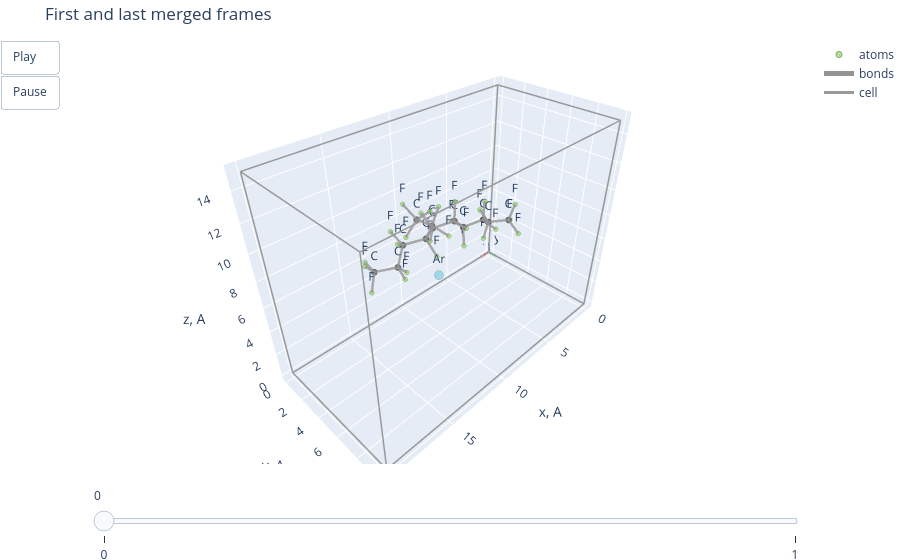

The notebook cell saved with this chart:
### Code cell
try:
    fig = scene_animation(scene, title="First and last merged frames")
    fig.show()
except RuntimeError as error:
    print(error)
    print("Install with: pip install -e .[jupyter]")

### Figure 1 — Plotly figure (JSON) as saved in the notebook; plotly's stock layout.template omitted (floating-point values rounded to 4 significant figures)
{"data": [{"marker": {"color": ["rgba(140,216,89,1.0)", "rgba(140,216,89,1.0)", "rgba(140,216,89,1.0)", "rgba(140,216,89,1.0)", "rgba(140,216,89,1.0)", "rgba(140,216,89,1.0)", "rgba(140,216,89,1.0)", "rgba(140,216,89,1.0)", "rgba(140,216,89,1.0)", "rgba(140,216,89,1.0)", "rgba(140,216,89,1.0)", "rgba(140,216,89,1.0)", "rgba(140,216,89,1.0)", "rgba(140,216,89,1.0)", "rgba(140,216,89,1.0)", "rgba(140,216,89,1.0)", "rgba(140,216,89,1.0)", "rgba(140,216,89,1.0)", "rgba(140,216,89,1.0)", "rgba(140,216,89,1.0)", "rgba(140,216,89,1.0)", "rgba(140,216,89,1.0)", "rgba(140,216,89,1.0)", "rgba(140,216,89,1.0)", "rgba(140,216,89,1.0)", "rgba(140,216,89,1.0)", "rgba(51,51,51,1.0)", "rgba(51,51,51,1.0)", "rgba(51,51,51,1.0)", "rgba(51,51,51,1.0)", "rgba(51,51,51,1.0)", "rgba(51,51,51,1.0)", "rgba(51,51,51,1.0)", "rgba(51,51,51,1.0)", "rgba(51,51,51,1.0)", "rgba(51,51,51,1.0)", "rgba(51,51,51,1.0)", "rgba(51,51,51,1.0)", "rgba(127,204,229,1.0)"], "line": {"color": "rgba(40,40,40,0.55)", "width": 1}, "size": [5.586, 5.586, 5.586, 5.586, 5.586, 5.586, 5.586, 5.586, 5.586, 5.586, 5.586, 5.586, 5.586, 5.586, 5.586, 5.586, 5.586, 5.586, 5.586, 5.586, 5.586, 5.586, 5.586, 5.586, 5.586, 5.586, 7.448, 7.448, 7.448, 7.448, 7.448, 7.448, 7.448, 7.448, 7.448, 7.448, 7.448, 7.448, 10.39]}, "mode": "markers+text", "name": "atoms", "text": ["F", "F", "F", "F", "F", "F", "F", "F", "F", "F", "F", "F", "F", "F", "F", "F", "F", "F", "F", "F", "F", "F", "F", "F", "F", "F", "C", "C", "C", "C", "C", "C", "C", "C", "C", "C", "C", "C", "Ar"], "textposition": "top center", "type": "scatter3d", "x": [2.664, 1.437, 2.026, 4.13, 3.323, 4.512, 5.04, 6.703, 6.061, 6.911, 7.609, 8.699, 8.827, 10.95, 11.97, 12.75, 11.96, 14.48, 14.59, 13.63, 10.06, 9.236, 12.67, 11.61, 11.29, 10.09, 10.26, 2.431, 3.708, 4.885, 6.271, 7.39, 8.77, 10.15, 11.37, 12.46, 13.82, 11.51, 12.28], "y": [4.986, 3.171, 4.001, 2.821, 1.63, 3.101, 4.706, 3.186, 1.322, 2.421, 4.224, 1.726, 0.9946, 0.8457, 1.489, 3.89, 2.701, 1.903, 2.435, 0.5565, 4.993, 3.225, 3.914, 2.48, 4.622, 3.884, 3.675, 3.793, 2.878, 3.357, 2.665, 2.879, 2.111, 2.911, 1.95, 2.63, 1.851, 3.648, 6.363], "z": [5.529, 5.442, 7.39, 4.783, 6.471, 8.298, 6.868, 5.507, 6.553, 8.968, 7.876, 6.157, 8.244, 6.547, 8.369, 6.732, 5.037, 7.396, 5.27, 5.882, 8.777, 9.838, 9.395, 10.69, 10.94, 6.636, 9.044, 6.116, 6.079, 7.013, 6.69, 7.783, 7.466, 7.614, 7.228, 6.301, 6.219, 10.02, 7.614]}, {"line": {"color": "rgba(120,120,120,0.8)", "width": 5}, "mode": "lines", "name": "bonds", "type": "scatter3d", "x": [2.664, 2.431, null, 1.437, 2.431, null, 2.026, 2.431, null, 4.13, 3.708, null, 3.323, 3.708, null, 4.512, 4.885, null, 5.04, 4.885, null, 6.703, 6.271, null, 6.061, 6.271, null, 6.911, 7.39, null, 7.609, 7.39, null, 8.699, 8.77, null, 8.827, 8.77, null, 10.95, 11.37, null, 11.97, 11.37, null, 12.75, 12.46, null, 11.96, 12.46, null, 14.48, 13.82, null, 14.59, 13.82, null, 13.63, 13.82, null, 10.06, 10.26, null, 9.236, 10.26, null, 12.67, 11.51, null, 11.61, 11.51, null, 11.29, 11.51, null, 10.09, 10.15, null, 10.26, 10.15, null, 10.26, 11.51, null, 2.431, 3.708, null, 3.708, 4.885, null, 4.885, 6.271, null, 6.271, 7.39, null, 7.39, 8.77, null, 8.77, 10.15, null, 10.15, 11.37, null, 11.37, 12.46, null, 12.46, 13.82, null], "y": [4.986, 3.793, null, 3.171, 3.793, null, 4.001, 3.793, null, 2.821, 2.878, null, 1.63, 2.878, null, 3.101, 3.357, null, 4.706, 3.357, null, 3.186, 2.665, null, 1.322, 2.665, null, 2.421, 2.879, null, 4.224, 2.879, null, 1.726, 2.111, null, 0.9946, 2.111, null, 0.8457, 1.95, null, 1.489, 1.95, null, 3.89, 2.63, null, 2.701, 2.63, null, 1.903, 1.851, null, 2.435, 1.851, null, 0.5565, 1.851, null, 4.993, 3.675, null, 3.225, 3.675, null, 3.914, 3.648, null, 2.48, 3.648, null, 4.622, 3.648, null, 3.884, 2.911, null, 3.675, 2.911, null, 3.675, 3.648, null, 3.793, 2.878, null, 2.878, 3.357, null, 3.357, 2.665, null, 2.665, 2.879, null, 2.879, 2.111, null, 2.111, 2.911, null, 2.911, 1.95, null, 1.95, 2.63, null, 2.63, 1.851, null], "z": [5.529, 6.116, null, 5.442, 6.116, null, 7.39, 6.116, null, 4.783, 6.079, null, 6.471, 6.079, null, 8.298, 7.013, null, 6.868, 7.013, null, 5.507, 6.69, null, 6.553, 6.69, null, 8.968, 7.783, null, 7.876, 7.783, null, 6.157, 7.466, null, 8.244, 7.466, null, 6.547, 7.228, null, 8.369, 7.228, null, 6.732, 6.301, null, 5.037, 6.301, null, 7.396, 6.219, null, 5.27, 6.219, null, 5.882, 6.219, null, 8.777, 9.044, null, 9.838, 9.044, null, 9.395, 10.02, null, 10.69, 10.02, null, 10.94, 10.02, null, 6.636, 7.614, null, 9.044, 7.614, null, 9.044, 10.02, null, 6.116, 6.079, null, 6.079, 7.013, null, 7.013, 6.69, null, 6.69, 7.783, null, 7.783, 7.466, null, 7.466, 7.614, null, 7.614, 7.228, null, 7.228, 6.301, null, 6.301, 6.219, null]}, {"line": {"color": "rgba(153,153,153,1.0)", "width": 3}, "mode": "lines", "name": "cell", "type": "scatter3d", "x": [0, 20, null, 0, 0, null, 0, 0, null, 20, 20, null, 20, 20, null, 0, 20, null, 0, 0, null, 20, 20, null, 0, 20, null, 0, 0, null, 20, 20, null, 0, 20, null], "y": [0, 0, null, 0, 10, null, 0, 0, null, 0, 10, null, 0, 0, null, 10, 10, null, 10, 10, null, 10, 10, null, 0, 0, null, 0, 10, null, 0, 10, null, 10, 10, null], "z": [0, 0, null, 0, 0, null, 0, 15, null, 0, 0, null, 0, 15, null, 0, 0, null, 0, 15, null, 0, 15, null, 15, 15, null, 15, 15, null, 15, 15, null, 15, 15, null]}, {"line": {"color": "rgba(210,40,40,0.9)", "width": 4}, "mode": "lines+text", "name": "x-axis", "showlegend": false, "text": ["", "x"], "type": "scatter3d", "x": [0, 1], "y": [0, 0], "z": [0, 0]}, {"line": {"color": "rgba(40,160,60,0.9)", "width": 4}, "mode": "lines+text", "name": "y-axis", "showlegend": false, "text": ["", "y"], "type": "scatter3d", "x": [0, 0], "y": [0, 1], "z": [0, 0]}, {"line": {"color": "rgba(50,80,220,0.9)", "width": 4}, "mode": "lines+text", "name": "z-axis", "showlegend": false, "text": ["", "z"], "type": "scatter3d", "x": [0, 0], "y": [0, 0], "z": [0, 1]}], "layout": {"margin": {"b": 0, "l": 0, "r": 0, "t": 40}, "scene": {"aspectmode": "data", "xaxis": {"title": {"text": "x, A"}}, "yaxis": {"title": {"text": "y, A"}}, "zaxis": {"title": {"text": "z, A"}}}, "showlegend": true, "sliders": [{"active": 0, "steps": [{"args": [["0"], {"frame": {"duration": 0}, "mode": "immediate"}], "label": "0", "method": "animate"}, {"args": [["1"], {"frame": {"duration": 0}, "mode": "immediate"}], "label": "1", "method": "animate"}]}], "title": {"text": "First and last merged frames"}, "updatemenus": [{"buttons": [{"args": [null, {"frame": {"duration": 250}, "fromcurrent": true}], "label": "Play", "method": "animate"}, {"args": [[null], {"frame": {"duration": 0}, "mode": "immediate"}], "label": "Pause", "method": "animate"}], "showactive": false, "type": "buttons"}]}}
